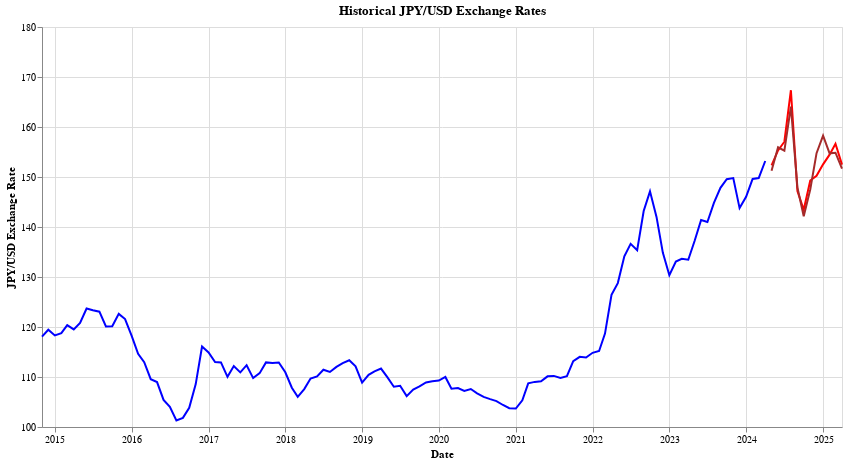

Source (notebook cell):
### Code cell
import altair as alt

# 创建历史数据图表
chart1 = alt.Chart(df1).mark_line(color='blue').encode(
    x=alt.X('date:T', title='Date'),
    y=alt.Y('df_sum_value:Q', title='JPY/USD Exchange Rate', scale=alt.Scale(domain=[100, 180]))
).properties(
    title='Historical JPY/USD Exchange Rates'
)

# 创建预测数据图表
chart2 = alt.Chart(future_df1).mark_line(color='red').encode(
    x=alt.X('Date:T', title='Date'),
    y=alt.Y('Exchange Rate:Q', title='JPY/USD Exchange Rate', scale=alt.Scale(domain=[100, 180]))
).properties(
    title='Predicted JPY/USD Exchange Rates'
)

chart3 = alt.Chart(future_df2).mark_line(color='brown').encode(
    x=alt.X('Date:T', title='Date'),
    y=alt.Y('Exchange Rate:Q', title='JPY/USD Exchange Rate', scale=alt.Scale(domain=[100, 180]))
).properties(
    title='Predicted JPY/USD Exchange Rates'
)
# 将两个图表合并
combined_chart = alt.layer(chart1, chart2,chart3).resolve_scale(
    y='shared'
).properties(
    width=800,
    height=400
)

combined_chart

### Figure 1 — Vega-Lite specification as saved in the notebook (floating-point values rounded to 4 significant figures)
{"config": {"view": {"continuousWidth": 300, "continuousHeight": 300}}, "layer": [{"data": {"name": "data-ff6ca3ff8c7c4c45f6cb0f3ce4b68246"}, "mark": {"type": "line", "color": "blue"}, "encoding": {"x": {"field": "date", "title": "Date", "type": "temporal"}, "y": {"field": "df_sum_value", "scale": {"domain": [100, 180]}, "title": "JPY/USD Exchange Rate", "type": "quantitative"}}, "title": "Historical JPY/USD Exchange Rates"}, {"data": {"name": "data-d31ec2bf1c3551bb7aaa0486147568a3"}, "mark": {"type": "line", "color": "red"}, "encoding": {"x": {"field": "Date", "title": "Date", "type": "temporal"}, "y": {"field": "Exchange Rate", "scale": {"domain": [100, 180]}, "title": "JPY/USD Exchange Rate", "type": "quantitative"}}, "title": "Predicted JPY/USD Exchange Rates"}, {"data": {"name": "data-d5b57581cdc38cb940e904b2f676d156"}, "mark": {"type": "line", "color": "brown"}, "encoding": {"x": {"field": "Date", "title": "Date", "type": "temporal"}, "y": {"field": "Exchange Rate", "scale": {"domain": [100, 180]}, "title": "JPY/USD Exchange Rate", "type": "quantitative"}}, "title": "Predicted JPY/USD Exchange Rates"}], "height": 400, "resolve": {"scale": {"y": "shared"}}, "width": 800, "$schema": "https://vega.github.io/schema/vega-lite/v5.17.0.json", "datasets": {"data-ff6ca3ff8c7c4c45f6cb0f3ce4b68246": [{"date": "2024-04-01T00:00:00", "international_trans": -3346.0, "interest_margin": 3.67, "gdp": -0.2, "inflation": 1.37, "df_sum_value": 153.2}, {"date": "2024-03-01T00:00:00", "international_trans": -4103.0, "interest_margin": 3.468, "gdp": 0.3, "inflation": 1.462, "df_sum_value": 149.8}, {"date": "2024-02-01T00:00:00", "international_trans": -4103.0, "interest_margin": 3.501, "gdp": 0.3, "inflation": 1.357, "df_sum_value": 149.6}, {"date": "2024-01-01T00:00:00", "international_trans": -4103.0, "interest_margin": 3.406, "gdp": 0.3, "inflation": 1.95, "df_sum_value": 146.0}, {"date": "2023-12-01T00:00:00", "international_trans": -5524.0, "interest_margin": 3.347, "gdp": -2.2, "inflation": 1.696, "df_sum_value": 143.8}, {"date": "2023-11-01T00:00:00", "international_trans": -5524.0, "interest_margin": 3.692, "gdp": -2.2, "inflation": 1.6, "df_sum_value": 149.8}, {"date": "2023-10-01T00:00:00", "international_trans": -5524.0, "interest_margin": 3.972, "gdp": -2.2, "inflation": 1.379, "df_sum_value": 149.6}, {"date": "2023-09-01T00:00:00", "international_trans": -5131.0, "interest_margin": 3.658, "gdp": -2.0, "inflation": 1.464, "df_sum_value": 147.8}, {"date": "2023-08-01T00:00:00", "international_trans": -5131.0, "interest_margin": 3.531, "gdp": -2.0, "inflation": 1.387, "df_sum_value": 144.8}, {"date": "2023-07-01T00:00:00", "international_trans": -5131.0, "interest_margin": 3.433, "gdp": -2.0, "inflation": 1.516, "df_sum_value": 141.0}, {"date": "2023-06-01T00:00:00", "international_trans": -5277.0, "interest_margin": 3.344, "gdp": -1.8, "inflation": 1.455, "df_sum_value": 141.4}, {"date": "2023-05-01T00:00:00", "international_trans": -5277.0, "interest_margin": 3.201, "gdp": -1.8, "inflation": 1.656, "df_sum_value": 137.2}, {"date": "2023-04-01T00:00:00", "international_trans": -5277.0, "interest_margin": 3.001, "gdp": -1.8, "inflation": 1.618, "df_sum_value": 133.4}, {"date": "2023-03-01T00:00:00", "international_trans": -4977.0, "interest_margin": 3.299, "gdp": 2.1, "inflation": 1.806, "df_sum_value": 133.6}, {"date": "2023-02-01T00:00:00", "international_trans": -4977.0, "interest_margin": 3.255, "gdp": 2.1, "inflation": 1.774, "df_sum_value": 133.1}, {"date": "2023-01-01T00:00:00", "international_trans": -4977.0, "interest_margin": 3.072, "gdp": 2.1, "inflation": 1.333, "df_sum_value": 130.4}, {"date": "2022-12-01T00:00:00", "international_trans": -6272.0, "interest_margin": 3.296, "gdp": 2.7, "inflation": 1.425, "df_sum_value": 134.9}, {"date": "2022-11-01T00:00:00", "international_trans": -6272.0, "interest_margin": 3.625, "gdp": 2.7, "inflation": 1.622, "df_sum_value": 142.0}, {"date": "2022-10-01T00:00:00", "international_trans": -6272.0, "interest_margin": 3.726, "gdp": 2.7, "inflation": 1.75, "df_sum_value": 147.1}, {"date": "2022-09-01T00:00:00", "international_trans": -5091.0, "interest_margin": 3.255, "gdp": 4.7, "inflation": 2.2, "df_sum_value": 143.2}, {"date": "2022-08-01T00:00:00", "international_trans": -5091.0, "interest_margin": 2.701, "gdp": 4.7, "inflation": 2.25, "df_sum_value": 135.4}, {"date": "2022-07-01T00:00:00", "international_trans": -5091.0, "interest_margin": 2.672, "gdp": 4.7, "inflation": 2.458, "df_sum_value": 136.6}, {"date": "2022-06-01T00:00:00", "international_trans": -5133.0, "interest_margin": 2.897, "gdp": 9.4, "inflation": 2.682, "df_sum_value": 134.2}, {"date": "2022-05-01T00:00:00", "international_trans": -5133.0, "interest_margin": 2.652, "gdp": 9.4, "inflation": 2.857, "df_sum_value": 128.8}, {"date": "2022-04-01T00:00:00", "international_trans": -5133.0, "interest_margin": 2.501, "gdp": 9.4, "inflation": 2.952, "df_sum_value": 126.4}, {"date": "2022-03-01T00:00:00", "international_trans": -6900.0, "interest_margin": 1.931, "gdp": 8.8, "inflation": 8.125, "df_sum_value": 118.7}, {"date": "2022-02-01T00:00:00", "international_trans": -6900.0, "interest_margin": 1.731, "gdp": 8.8, "inflation": 10.67, "df_sum_value": 115.2}, {"date": "2022-01-01T00:00:00", "international_trans": -6900.0, "interest_margin": 1.636, "gdp": 8.8, "inflation": 30.0, "df_sum_value": 114.8}, {"date": "2021-12-01T00:00:00", "international_trans": -3858.0, "interest_margin": 1.407, "gdp": 8.4, "inflation": 11.0, "df_sum_value": 113.9}, {"date": "2021-11-01T00:00:00", "international_trans": -3858.0, "interest_margin": 1.487, "gdp": 8.4, "inflation": 9.8, "df_sum_value": 114.0}, {"date": "2021-10-01T00:00:00", "international_trans": -3858.0, "interest_margin": 1.497, "gdp": 8.4, "inflation": 46.0, "df_sum_value": 113.2}, {"date": "2021-09-01T00:00:00", "international_trans": -5546.0, "interest_margin": 1.324, "gdp": 7.1, "inflation": 40.0, "df_sum_value": 110.2}, {"date": "2021-08-01T00:00:00", "international_trans": -5546.0, "interest_margin": 1.263, "gdp": 7.1, "inflation": null, "df_sum_value": 109.8}, {"date": "2021-07-01T00:00:00", "international_trans": -5546.0, "interest_margin": 1.295, "gdp": 7.1, "inflation": -21.5, "df_sum_value": 110.2}, {"date": "2021-06-01T00:00:00", "international_trans": -4964.0, "interest_margin": 1.454, "gdp": 7.3, "inflation": 22.5, "df_sum_value": 110.1}, {"date": "2021-05-01T00:00:00", "international_trans": -4964.0, "interest_margin": 1.536, "gdp": 7.3, "inflation": 38.0, "df_sum_value": 109.1}, {"date": "2021-04-01T00:00:00", "international_trans": -4964.0, "interest_margin": 1.529, "gdp": 7.3, "inflation": -30.0, "df_sum_value": 109.0}, {"date": "2021-03-01T00:00:00", "international_trans": -4078.0, "interest_margin": 1.504, "gdp": 4.5, "inflation": -16.0, "df_sum_value": 108.7}, {"date": "2021-02-01T00:00:00", "international_trans": -4078.0, "interest_margin": 1.161, "gdp": 4.5, "inflation": -3.25, "df_sum_value": 105.3}, {"date": "2021-01-01T00:00:00", "international_trans": -4078.0, "interest_margin": 1.034, "gdp": 4.5, "inflation": -2.333, "df_sum_value": 103.7}, {"date": "2020-12-01T00:00:00", "international_trans": -5635.0, "interest_margin": 0.9116, "gdp": 1.6, "inflation": -1.6, "df_sum_value": 103.8}, {"date": "2020-11-01T00:00:00", "international_trans": -5635.0, "interest_margin": 0.8417, "gdp": 1.6, "inflation": -1.778, "df_sum_value": 104.4}, {"date": "2020-10-01T00:00:00", "international_trans": -5635.0, "interest_margin": 0.7474, "gdp": 1.6, "inflation": -2.286, "df_sum_value": 105.2}, {"date": "2020-09-01T00:00:00", "international_trans": -3907.0, "interest_margin": 0.6546, "gdp": 2.6, "inflation": -5.667, "df_sum_value": 105.6}, {"date": "2020-08-01T00:00:00", "international_trans": -3907.0, "interest_margin": 0.6162, "gdp": 2.6, "inflation": -4.25, "df_sum_value": 106.0}, {"date": "2020-07-01T00:00:00", "international_trans": -3907.0, "interest_margin": 0.5952, "gdp": 2.6, "inflation": null, "df_sum_value": 106.7}, {"date": "2020-06-01T00:00:00", "international_trans": -2424.0, "interest_margin": 0.7082, "gdp": -3.4, "inflation": null, "df_sum_value": 107.6}, {"date": "2020-05-01T00:00:00", "international_trans": -2424.0, "interest_margin": 0.6746, "gdp": -3.4, "inflation": -6.0, "df_sum_value": 107.2}, {"date": "2020-04-01T00:00:00", "international_trans": -2424.0, "interest_margin": 0.6549, "gdp": -3.4, "inflation": -7.0, "df_sum_value": 107.8}, {"date": "2020-03-01T00:00:00", "international_trans": -4875.0, "interest_margin": 0.9082, "gdp": 0.7, "inflation": 5.25, "df_sum_value": 107.7}, {"date": "2020-02-01T00:00:00", "international_trans": -4875.0, "interest_margin": 1.57, "gdp": 0.7, "inflation": 4.0, "df_sum_value": 110.0}, {"date": "2020-01-01T00:00:00", "international_trans": -4875.0, "interest_margin": 1.764, "gdp": 0.7, "inflation": 2.875, "df_sum_value": 109.3}, {"date": "2019-12-01T00:00:00", "international_trans": -3932.0, "interest_margin": 1.874, "gdp": 0.2, "inflation": 3.286, "df_sum_value": 109.1}, {"date": "2019-11-01T00:00:00", "international_trans": -3932.0, "interest_margin": 1.907, "gdp": 0.2, "inflation": 4.6, "df_sum_value": 108.9}, {"date": "2019-10-01T00:00:00", "international_trans": -3932.0, "interest_margin": 1.865, "gdp": 0.2, "inflation": 5.75, "df_sum_value": 108.1}, {"date": "2019-09-01T00:00:00", "international_trans": -4628.0, "interest_margin": 1.917, "gdp": 1.1, "inflation": 8.0, "df_sum_value": 107.5}, {"date": "2019-08-01T00:00:00", "international_trans": -4628.0, "interest_margin": 1.85, "gdp": 1.1, "inflation": 4.8, "df_sum_value": 106.2}, {"date": "2019-07-01T00:00:00", "international_trans": -4628.0, "interest_margin": 2.193, "gdp": 1.1, "inflation": 3.667, "df_sum_value": 108.2}, {"date": "2019-06-01T00:00:00", "international_trans": -5203.0, "interest_margin": 2.203, "gdp": 2.2, "inflation": 3.5, "df_sum_value": 108.0}, {"date": "2019-05-01T00:00:00", "international_trans": -5203.0, "interest_margin": 2.43, "gdp": 2.2, "inflation": 2.5, "df_sum_value": 110.0}, {"date": "2019-04-01T00:00:00", "international_trans": -5203.0, "interest_margin": 2.571, "gdp": 2.2, "inflation": 2.333, "df_sum_value": 111.7}, {"date": "2019-03-01T00:00:00", "international_trans": -5035.0, "interest_margin": 2.612, "gdp": 0.5, "inflation": 2.5, "df_sum_value": 111.1}, {"date": "2019-02-01T00:00:00", "international_trans": -5035.0, "interest_margin": 2.696, "gdp": 0.5, "inflation": 3.0, "df_sum_value": 110.4}, {"date": "2019-01-01T00:00:00", "international_trans": -5035.0, "interest_margin": 2.712, "gdp": 0.5, "inflation": 2.75, "df_sum_value": 108.9}, {"date": "2018-12-01T00:00:00", "international_trans": -5020.0, "interest_margin": 2.801, "gdp": 2.2, "inflation": 3.143, "df_sum_value": 112.1}, {"date": "2018-11-01T00:00:00", "international_trans": -5020.0, "interest_margin": 3.011, "gdp": 2.2, "inflation": 2.444, "df_sum_value": 113.3}, {"date": "2018-10-01T00:00:00", "international_trans": -5020.0, "interest_margin": 3.017, "gdp": 2.2, "inflation": 2.1, "df_sum_value": 112.8}, {"date": "2018-09-01T00:00:00", "international_trans": -3925.0, "interest_margin": 2.879, "gdp": 1.8, "inflation": 2.2, "df_sum_value": 112.0}, {"date": "2018-08-01T00:00:00", "international_trans": -3925.0, "interest_margin": 2.786, "gdp": 1.8, "inflation": 2.444, "df_sum_value": 111.0}, {"date": "2018-07-01T00:00:00", "international_trans": -3925.0, "interest_margin": 2.836, "gdp": 1.8, "inflation": 3.0, "df_sum_value": 111.5}, {"date": "2018-06-01T00:00:00", "international_trans": -4785.0, "interest_margin": 2.874, "gdp": 3.2, "inflation": 2.875, "df_sum_value": 110.1}, {"date": "2018-05-01T00:00:00", "international_trans": -4785.0, "interest_margin": 2.934, "gdp": 3.2, "inflation": 3.143, "df_sum_value": 109.7}, {"date": "2018-04-01T00:00:00", "international_trans": -4785.0, "interest_margin": 2.827, "gdp": 3.2, "inflation": 3.0, "df_sum_value": 107.6}, {"date": "2018-03-01T00:00:00", "international_trans": -4962.0, "interest_margin": 2.8, "gdp": 1.7, "inflation": 2.333, "df_sum_value": 106.0}, {"date": "2018-02-01T00:00:00", "international_trans": -4962.0, "interest_margin": 2.794, "gdp": 1.7, "inflation": 1.8, "df_sum_value": 107.9}, {"date": "2018-01-01T00:00:00", "international_trans": -4962.0, "interest_margin": 2.514, "gdp": 1.7, "inflation": 2.0, "df_sum_value": 111.0}, {"date": "2017-12-01T00:00:00", "international_trans": -5151.0, "interest_margin": 2.356, "gdp": 2.2, "inflation": 2.0, "df_sum_value": 112.9}, {"date": "2017-11-01T00:00:00", "international_trans": -5151.0, "interest_margin": 2.316, "gdp": 2.2, "inflation": 1.889, "df_sum_value": 112.8}, {"date": "2017-10-01T00:00:00", "international_trans": -5151.0, "interest_margin": 2.292, "gdp": 2.2, "inflation": 2.25, "df_sum_value": 112.9}, {"date": "2017-09-01T00:00:00", "international_trans": -4746.0, "interest_margin": 2.175, "gdp": 2.0, "inflation": 2.429, "df_sum_value": 110.8}, {"date": "2017-08-01T00:00:00", "international_trans": -4746.0, "interest_margin": 2.164, "gdp": 2.0, "inflation": 2.429, "df_sum_value": 109.8}, {"date": "2017-07-01T00:00:00", "international_trans": -4746.0, "interest_margin": 2.235, "gdp": 2.0, "inflation": 3.4, "df_sum_value": 112.4}, {"date": "2017-06-01T00:00:00", "international_trans": -4702.0, "interest_margin": 2.128, "gdp": 1.4, "inflation": 4.25, "df_sum_value": 110.9}, {"date": "2017-05-01T00:00:00", "international_trans": -4702.0, "interest_margin": 2.255, "gdp": 1.4, "inflation": 4.25, "df_sum_value": 112.2}, {"date": "2017-04-01T00:00:00", "international_trans": -4702.0, "interest_margin": 2.256, "gdp": 1.4, "inflation": 6.333, "df_sum_value": 110.0}, {"date": "2017-03-01T00:00:00", "international_trans": -5012.0, "interest_margin": 2.41, "gdp": 2.7, "inflation": 10.0, "df_sum_value": 112.9}, {"date": "2017-02-01T00:00:00", "international_trans": -5012.0, "interest_margin": 2.332, "gdp": 2.7, "inflation": 11.0, "df_sum_value": 113.0}, {"date": "2017-01-01T00:00:00", "international_trans": -5012.0, "interest_margin": 2.364, "gdp": 2.7, "inflation": 23.0, "df_sum_value": 114.9}, {"date": "2016-12-01T00:00:00", "international_trans": -5300.0, "interest_margin": 2.433, "gdp": 2.2, "inflation": -11.0, "df_sum_value": 116.1}, {"date": "2016-11-01T00:00:00", "international_trans": -5300.0, "interest_margin": 2.166, "gdp": 2.2, "inflation": -5.25, "df_sum_value": 108.6}, {"date": "2016-10-01T00:00:00", "international_trans": -5300.0, "interest_margin": 1.817, "gdp": 2.2, "inflation": -5.25, "df_sum_value": 103.8}, {"date": "2016-09-01T00:00:00", "international_trans": -4556.0, "interest_margin": 1.666, "gdp": 1.6, "inflation": -4.4, "df_sum_value": 101.8}, {"date": "2016-08-01T00:00:00", "international_trans": -4556.0, "interest_margin": 1.637, "gdp": 1.6, "inflation": -4.6, "df_sum_value": 101.3}, {"date": "2016-07-01T00:00:00", "international_trans": -4556.0, "interest_margin": 1.737, "gdp": 1.6, "inflation": -4.4, "df_sum_value": 104.0}, {"date": "2016-06-01T00:00:00", "international_trans": -4969.0, "interest_margin": 1.795, "gdp": 1.6, "inflation": -4.4, "df_sum_value": 105.4}, {"date": "2016-05-01T00:00:00", "international_trans": -4969.0, "interest_margin": 1.911, "gdp": 1.6, "inflation": -5.5, "df_sum_value": 109.0}, {"date": "2016-04-01T00:00:00", "international_trans": -4969.0, "interest_margin": 1.883, "gdp": 1.6, "inflation": -7.0, "df_sum_value": 109.6}, {"date": "2016-03-01T00:00:00", "international_trans": -4957.0, "interest_margin": 1.935, "gdp": -0.5, "inflation": -7.333, "df_sum_value": 113.0}, {"date": "2016-02-01T00:00:00", "international_trans": -4957.0, "interest_margin": 1.754, "gdp": -0.5, "inflation": null, "df_sum_value": 114.6}, {"date": "2016-01-01T00:00:00", "international_trans": -4957.0, "interest_margin": 1.844, "gdp": -0.5, "inflation": null, "df_sum_value": 118.3}, {"date": "2015-12-01T00:00:00", "international_trans": -5306.0, "interest_margin": 1.936, "gdp": -0.6, "inflation": 21.0, "df_sum_value": 121.6}, {"date": "2015-11-01T00:00:00", "international_trans": -5306.0, "interest_margin": 1.952, "gdp": -0.6, "inflation": 20.0, "df_sum_value": 122.6}, {"date": "2015-10-01T00:00:00", "international_trans": -5306.0, "interest_margin": 1.735, "gdp": -0.6, "inflation": -19.0, "df_sum_value": 120.1}, {"date": "2015-09-01T00:00:00", "international_trans": -4423.0, "interest_margin": 1.805, "gdp": -0.5, "inflation": -19.0, "df_sum_value": 120.1}, {"date": "2015-08-01T00:00:00", "international_trans": -4423.0, "interest_margin": 1.776, "gdp": -0.5, "inflation": -18.0, "df_sum_value": 123.1}, {"date": "2015-07-01T00:00:00", "international_trans": -4423.0, "interest_margin": 1.876, "gdp": -0.5, "inflation": null, "df_sum_value": 123.3}, {"date": "2015-06-01T00:00:00", "international_trans": -5154.0, "interest_margin": 1.89, "gdp": 0.6, "inflation": 18.0, "df_sum_value": 123.7}, {"date": "2015-05-01T00:00:00", "international_trans": -5154.0, "interest_margin": 1.784, "gdp": 0.6, "inflation": 17.0, "df_sum_value": 120.8}, {"date": "2015-04-01T00:00:00", "international_trans": -5154.0, "interest_margin": 1.588, "gdp": 0.6, "inflation": 6.0, "df_sum_value": 119.5}, {"date": "2015-03-01T00:00:00", "international_trans": -4489.0, "interest_margin": 1.657, "gdp": -3.5, "inflation": 0.8182, "df_sum_value": 120.4}, {"date": "2015-02-01T00:00:00", "international_trans": -4489.0, "interest_margin": 1.6, "gdp": -3.5, "inflation": 0.85, "df_sum_value": 118.8}, {"date": "2015-01-01T00:00:00", "international_trans": -4489.0, "interest_margin": 1.58, "gdp": -3.5, "inflation": 0.7273, "df_sum_value": 118.3}, {"date": "2014-12-01T00:00:00", "international_trans": -5077.0, "interest_margin": 1.841, "gdp": -2.3, "inflation": 0.64, "df_sum_value": 119.5}, {"date": "2014-11-01T00:00:00", "international_trans": -5077.0, "interest_margin": 1.893, "gdp": -2.3, "inflation": 0.6296, "df_sum_value": 118.1}], "data-d31ec2bf1c3551bb7aaa0486147568a3": [{"Date": "2024-05", "Exchange Rate": 152.3}, {"Date": "2024-06", "Exchange Rate": 155.3}, {"Date": "2024-07", "Exchange Rate": 157.1}, {"Date": "2024-08", "Exchange Rate": 167.4}, {"Date": "2024-09", "Exchange Rate": 147.2}, {"Date": "2024-10", "Exchange Rate": 143.5}, {"Date": "2024-11", "Exchange Rate": 149.3}, {"Date": "2024-12", "Exchange Rate": 150.3}, {"Date": "2025-01", "Exchange Rate": 152.5}, {"Date": "2025-02", "Exchange Rate": 154.5}, {"Date": "2025-03", "Exchange Rate": 156.6}, {"Date": "2025-04", "Exchange Rate": 152.5}], "data-d5b57581cdc38cb940e904b2f676d156": [{"Date": "2024-05", "Exchange Rate": 151.2}, {"Date": "2024-06", "Exchange Rate": 155.9}, {"Date": "2024-07", "Exchange Rate": 155.3}, {"Date": "2024-08", "Exchange Rate": 164.1}, {"Date": "2024-09", "Exchange Rate": 147.9}, {"Date": "2024-10", "Exchange Rate": 142.1}, {"Date": "2024-11", "Exchange Rate": 147.5}, {"Date": "2024-12", "Exchange Rate": 154.8}, {"Date": "2025-01", "Exchange Rate": 158.3}, {"Date": "2025-02", "Exchange Rate": 154.7}, {"Date": "2025-03", "Exchange Rate": 154.9}, {"Date": "2025-04", "Exchange Rate": 151.7}]}}
